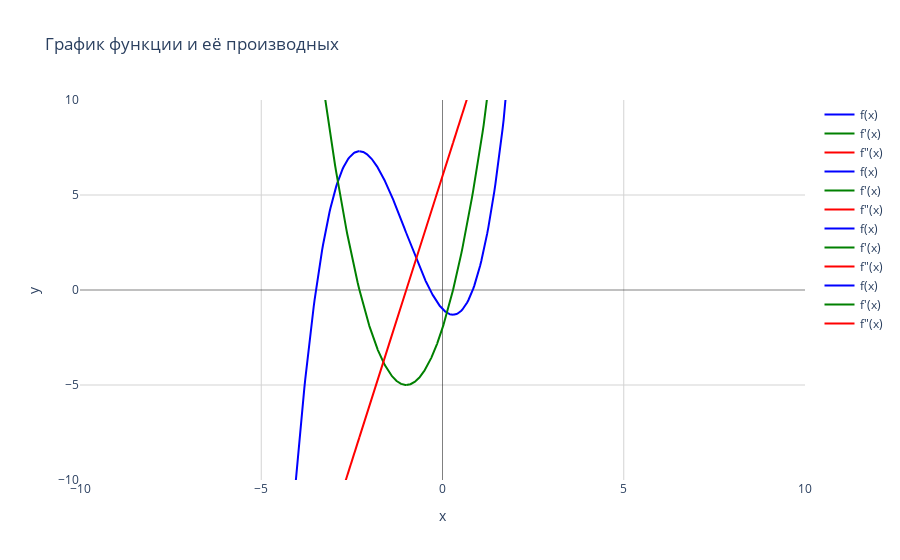
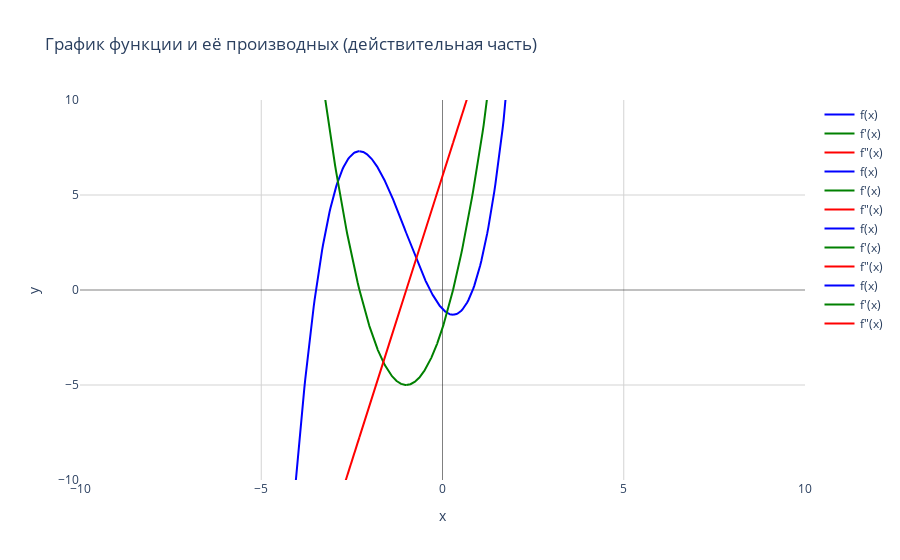

Notebook source saved alongside these figures, in order:
### Code cell
x = Symbol('x')
f = x**3 + 3*x**2 -2*x - 1  

# Для анализа только в действительных числах
analyzer_real = FunctionAnalyzer(f, x, complex_domain=False)
analyzer_real.describe()  # Покажет, что нет пересечений с осью x
analyzer_real.plot()

# Для анализа в комплексных числах
analyzer_complex = FunctionAnalyzer(f, x, complex_domain=True)
analyzer_complex.describe()  # Покажет комплексные корни: i и -i
analyzer_complex.plot()

### Figure 1 — Plotly figure (JSON) as saved in the notebook; plotly's stock layout.template omitted (floating-point values rounded to 4 significant figures; data arrays with more than 128 entries replaced by an {"elided": "..."} marker saying what was removed)
{"data": [{"line": {"color": "blue"}, "name": "f(x)", "type": "scatter", "x": {"elided": "300 float values"}, "y": {"elided": "300 float values"}}, {"line": {"color": "green"}, "name": "f'(x)", "type": "scatter", "x": {"elided": "300 float values"}, "y": {"elided": "300 float values"}}, {"line": {"color": "red"}, "name": "f\"(x)", "type": "scatter", "x": {"elided": "300 float values"}, "y": {"elided": "300 float values"}}, {"line": {"color": "blue"}, "name": "f(x)", "type": "scatter", "x": {"elided": "300 float values"}, "y": {"elided": "300 float values"}}, {"line": {"color": "green"}, "name": "f'(x)", "type": "scatter", "x": {"elided": "300 float values"}, "y": {"elided": "300 float values"}}, {"line": {"color": "red"}, "name": "f\"(x)", "type": "scatter", "x": {"elided": "300 float values"}, "y": {"elided": "300 float values"}}, {"line": {"color": "blue"}, "name": "f(x)", "type": "scatter", "x": {"elided": "300 float values"}, "y": {"elided": "300 float values"}}, {"line": {"color": "green"}, "name": "f'(x)", "type": "scatter", "x": {"elided": "300 float values"}, "y": {"elided": "300 float values"}}, {"line": {"color": "red"}, "name": "f\"(x)", "type": "scatter", "x": {"elided": "300 float values"}, "y": {"elided": "300 float values"}}, {"line": {"color": "blue"}, "name": "f(x)", "type": "scatter", "x": {"elided": "300 float values"}, "y": {"elided": "300 float values"}}, {"line": {"color": "green"}, "name": "f'(x)", "type": "scatter", "x": {"elided": "300 float values"}, "y": {"elided": "300 float values"}}, {"line": {"color": "red"}, "name": "f\"(x)", "type": "scatter", "x": {"elided": "300 float values"}, "y": {"elided": "300 float values"}}], "layout": {"hovermode": "x unified", "plot_bgcolor": "white", "showlegend": true, "title": {"text": "График функции и её производных"}, "xaxis": {"gridcolor": "lightgray", "range": [-10, 10], "title": {"text": "x"}, "zerolinecolor": "black", "zerolinewidth": 0.5}, "yaxis": {"gridcolor": "lightgray", "range": [-10, 10], "title": {"text": "y"}, "zerolinecolor": "black", "zerolinewidth": 0.5}}}

### Figure 2 — Plotly figure (JSON) as saved in the notebook; plotly's stock layout.template omitted (floating-point values rounded to 4 significant figures; data arrays with more than 128 entries replaced by an {"elided": "..."} marker saying what was removed)
{"data": [{"line": {"color": "blue"}, "name": "f(x)", "type": "scatter", "x": {"elided": "300 float values"}, "y": {"elided": "300 float values"}}, {"line": {"color": "green"}, "name": "f'(x)", "type": "scatter", "x": {"elided": "300 float values"}, "y": {"elided": "300 float values"}}, {"line": {"color": "red"}, "name": "f\"(x)", "type": "scatter", "x": {"elided": "300 float values"}, "y": {"elided": "300 float values"}}, {"line": {"color": "blue"}, "name": "f(x)", "type": "scatter", "x": {"elided": "300 float values"}, "y": {"elided": "300 float values"}}, {"line": {"color": "green"}, "name": "f'(x)", "type": "scatter", "x": {"elided": "300 float values"}, "y": {"elided": "300 float values"}}, {"line": {"color": "red"}, "name": "f\"(x)", "type": "scatter", "x": {"elided": "300 float values"}, "y": {"elided": "300 float values"}}, {"line": {"color": "blue"}, "name": "f(x)", "type": "scatter", "x": {"elided": "300 float values"}, "y": {"elided": "300 float values"}}, {"line": {"color": "green"}, "name": "f'(x)", "type": "scatter", "x": {"elided": "300 float values"}, "y": {"elided": "300 float values"}}, {"line": {"color": "red"}, "name": "f\"(x)", "type": "scatter", "x": {"elided": "300 float values"}, "y": {"elided": "300 float values"}}, {"line": {"color": "blue"}, "name": "f(x)", "type": "scatter", "x": {"elided": "300 float values"}, "y": {"elided": "300 float values"}}, {"line": {"color": "green"}, "name": "f'(x)", "type": "scatter", "x": {"elided": "300 float values"}, "y": {"elided": "300 float values"}}, {"line": {"color": "red"}, "name": "f\"(x)", "type": "scatter", "x": {"elided": "300 float values"}, "y": {"elided": "300 float values"}}], "layout": {"hovermode": "x unified", "plot_bgcolor": "white", "showlegend": true, "title": {"text": "График функции и её производных (действительная часть)"}, "xaxis": {"gridcolor": "lightgray", "range": [-10, 10], "title": {"text": "x"}, "zerolinecolor": "black", "zerolinewidth": 0.5}, "yaxis": {"gridcolor": "lightgray", "range": [-10, 10], "title": {"text": "y"}, "zerolinecolor": "black", "zerolinewidth": 0.5}}}
